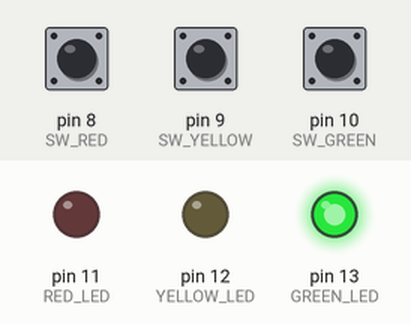
This sketch was run on a simulated Arduino Uno, built with avr-gcc and run on an emulated ATmega328P. Shown: output pins drawn as LEDs (lit = HIGH). The test bench sets the inputs (shaded band); at power-on: pin 8 (SW_RED) LOW, pin 9 (SW_YELLOW) LOW, pin 10 (SW_GREEN) LOW.

Above: at 1.2 s.
1.3 s: pin 8 (SW_RED) pulled HIGH for 0.15 s
At 1.37 s:
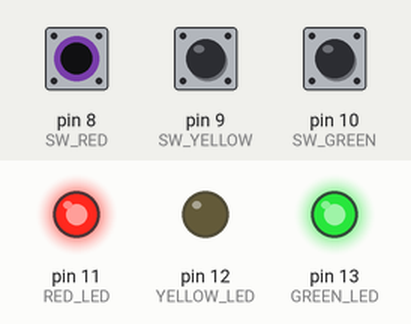
4.4 s: pin 9 (SW_YELLOW) pulled HIGH for 0.15 s
7.5 s: pin 9 (SW_YELLOW) pulled HIGH for 1 s
At 8.3 s:
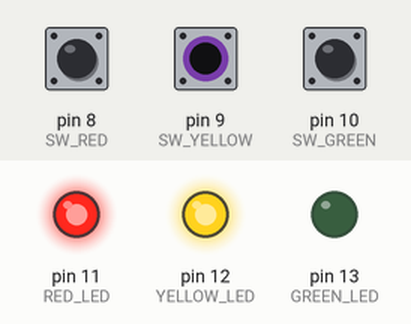
10.0 s: pin 9 (SW_YELLOW) pulled HIGH for 3.2 s
15.5 s: pin 8 (SW_RED) pulled HIGH for 3.2 s
At 19.3 s:
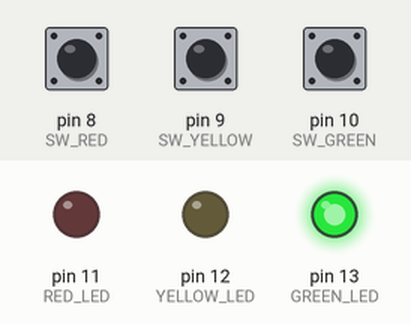
20.2 s: pin 8 (SW_RED) driven HIGH and pin 9 (SW_YELLOW) driven HIGH
At 20.5 s:
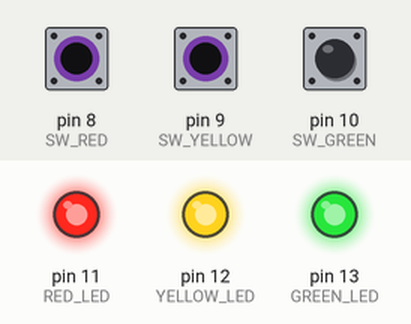
Timing chart, 0 to 24.2 s (numbered marks = the images above; inputs shaded):
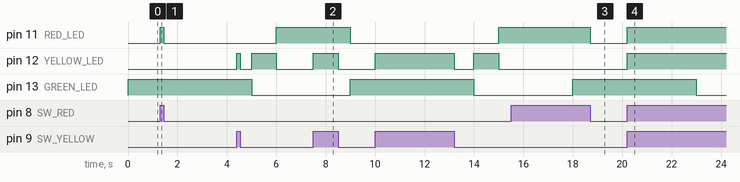

The sketch:

Manual_Mode.ino
```cpp
// -------------------------------
// Traffic Light with Override Switches
// Using millis() (non-blocking, no delay())
// -------------------------------

// LED pins
const int GREEN_LED  = 13;
const int YELLOW_LED = 12;
const int RED_LED    = 11;

// Switch pins
const int SW_GREEN  = 10;  // S1 = Force Green
const int SW_YELLOW = 9;   // S2 = Force Yellow
const int SW_RED    = 8;   // S3 = Force Red

// Cycle durations (milliseconds)
const unsigned long GREEN_TIME  = 5000;
const unsigned long YELLOW_TIME = 1000;
const unsigned long RED_TIME    = 3000;

// State machine for cycle
enum TrafficState { STATE_GREEN, STATE_YELLOW, STATE_RED };
TrafficState currentState = STATE_GREEN;

// Timing
unsigned long previousMillis = 0;  // stores last state change time

// --------------------------------------------
// Setup
// --------------------------------------------
void setup() {
  // LED pins as output
  pinMode(GREEN_LED, OUTPUT);
  pinMode(YELLOW_LED, OUTPUT);
  pinMode(RED_LED, OUTPUT);

  // Switch pins as input (already pulled down externally)
  pinMode(SW_GREEN, INPUT);
  pinMode(SW_YELLOW, INPUT);
  pinMode(SW_RED, INPUT);

  // Start with green ON
  digitalWrite(GREEN_LED, HIGH);
  digitalWrite(YELLOW_LED, LOW);
  digitalWrite(RED_LED, LOW);

  previousMillis = millis();
}

// --------------------------------------------
// Main loop
// --------------------------------------------
void loop() {
  unsigned long currentMillis = millis();

  // ----------- Handle cycle state machine -----------
  switch (currentState) {
    case STATE_GREEN:
      if (currentMillis - previousMillis >= GREEN_TIME) {
        currentState = STATE_YELLOW;
        previousMillis = currentMillis;
      }
      break;

    case STATE_YELLOW:
      if (currentMillis - previousMillis >= YELLOW_TIME) {
        currentState = STATE_RED;
        previousMillis = currentMillis;
      }
      break;

    case STATE_RED:
      if (currentMillis - previousMillis >= RED_TIME) {
        currentState = STATE_GREEN;
        previousMillis = currentMillis;
      }
      break;
  }

  // ----------- Update LEDs based on state -----------
  bool greenOn  = (currentState == STATE_GREEN);
  bool yellowOn = (currentState == STATE_YELLOW);
  bool redOn    = (currentState == STATE_RED);

  // ----------- Apply overrides -----------
  // If a switch is pressed, force its LED ON (cannot be turned off by cycle)
  if (digitalRead(SW_GREEN) == HIGH) {
    greenOn = true;
  }
  if (digitalRead(SW_YELLOW) == HIGH) {
    yellowOn = true;
  }
  if (digitalRead(SW_RED) == HIGH) {
    redOn = true;
  }

  // ----------- Write outputs -----------
  digitalWrite(GREEN_LED, greenOn ? HIGH : LOW);
  digitalWrite(YELLOW_LED, yellowOn ? HIGH : LOW);
  digitalWrite(RED_LED, redOn ? HIGH : LOW);
}
```

Measured:
- after the input at 1.3 s, pin 11 (RED_LED): LOW → HIGH at once, → LOW 0.15 s later
- after the input at 7.5 s, pin 12 (YELLOW_LED): LOW → HIGH at once, → LOW 1.0 s later
- after the input at 15.5 s, pin 11 (RED_LED): HIGH → LOW after 3.2 s instead of 2.5 s
- after the input at 20.2 s, pin 11 (RED_LED): LOW → HIGH after 0.00 s instead of 3.8 s
